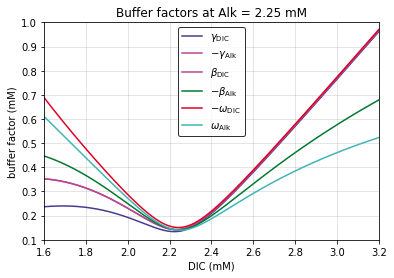

Here is the Python script that generated this plot:
import numpy as np
from matplotlib import pyplot as plt
import PyCO2SYS as pyco2

# Define input conditions
dic = np.linspace(1600, 3200, 1601)
ta = 2250
tmp = 25
sal = 35
prs = 0
si = 0
phos = 0

# Run CO2SYS
cdict = pyco2.CO2SYS(ta, dic, 1, 2, sal, tmp, tmp, prs, prs, si, phos, 1, 10, 3,
                     buffers_mode='auto')

# Recreate ESM10 Fig. 2
fvars = ["gammaTCin", "gammaTAin", "betaTCin", "betaTAin", "omegaTCin", "omegaTAin"]
fmults = [1, -1, 1, -1, -1, 1]
fclrs = ["#453c90", "#b84690", "#b84690", "#007831", "#df0023", "#40b4b6"]
flabels = [
    "$\\gamma_\mathrm{DIC}$",
    "$-\\gamma_\mathrm{Alk}$",
    "$\\beta_\mathrm{DIC}$",
    "$-\\beta_\mathrm{Alk}$",
    "$-\\omega_\mathrm{DIC}$",
    "$\\omega_\mathrm{Alk}$",
]
fig, ax = plt.subplots()
for i, fvar in enumerate(fvars):
    ax.plot(dic * 1e-3, cdict[fvar] * fmults[i] * 1e3, c=fclrs[i], label=flabels[i])
ax.legend(edgecolor="k")
ax.set_xlim([1.6, 3.2])
ax.set_ylim([0.1, 1.0])
ax.set_title("Buffer factors at Alk = {} mM".format(ta * 1e-3))
ax.set_xlabel("DIC (mM)")
ax.set_ylabel("buffer factor (mM)")
ax.grid(alpha=0.4)
